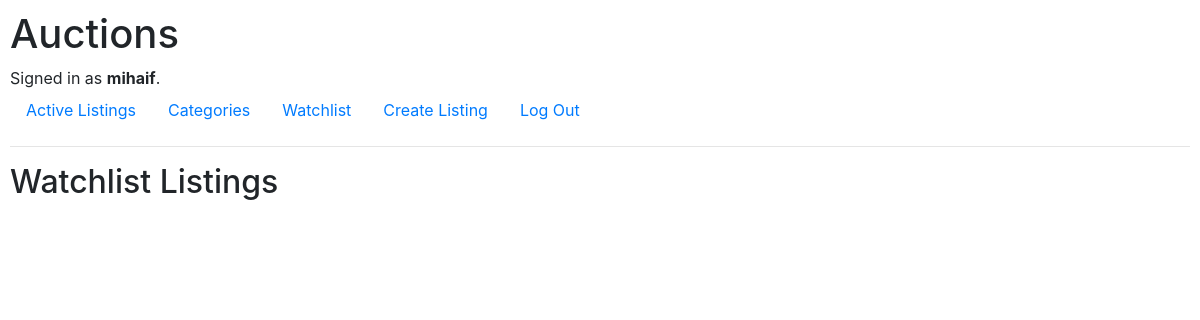
Before: /watchlist (signed in) with the older database file.
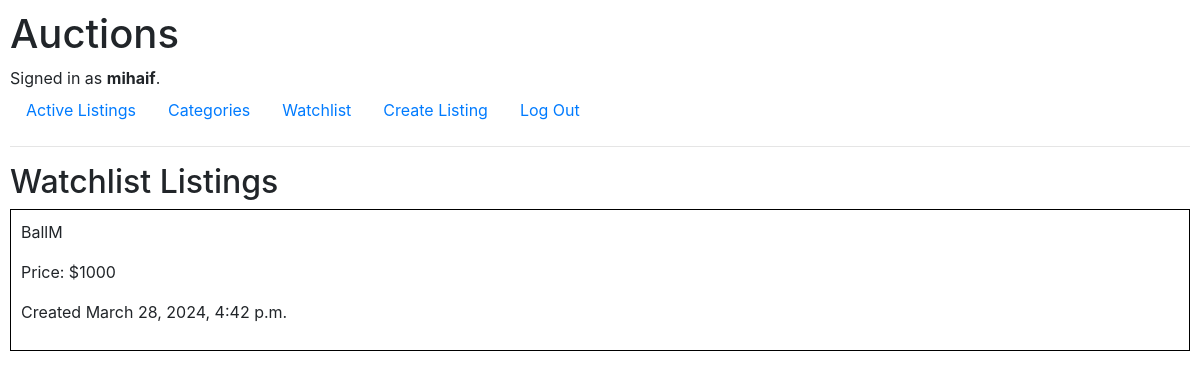
After: the same page with the newer database file.
### auctions/models.py (models this page shows, shortened)
class User(AbstractUser):
    pass

class Watchlist(models.Model):
    id = id = models.BigAutoField(primary_key=True)
    watchlist_user = models.ForeignKey(User, on_delete=models.CASCADE, related_name="watchlist_items")
    watchlist_auction = models.ForeignKey(AuctionListing, on_delete=models.CASCADE, related_name="watchlist_listings")

class AuctionListing(models.Model):
    id = models.BigAutoField(primary_key=True)
    auctioneer = models.ForeignKey(User, on_delete=models.CASCADE, related_name="listings", default=1)
    title = models.CharField(max_length=64)
    description = models.CharField(max_length=255)
    starting_bid = models.IntegerField()
    date_created = models.DateTimeField(auto_now_add=True)
    image_url = models.URLField(blank=True, null=True)
    category = models.ForeignKey(Category, on_delete=models.CASCADE, related_name="auctions")

### auctions/views.py (the view)
# urls.py: path("watchlist", views.watchlist_view, name="watchlist_view"),
@login_required
def watchlist_view(request):
    watchlist_items = Watchlist.objects.filter(watchlist_user=request.user).order_by("id")
    return render(request, "auctions/watchlist.html", {
        "watchlist_items": watchlist_items
    })

### auctions/templates/auctions/watchlist.html
{% extends "auctions/layout.html" %}
{% block body %}
    <h2>Watchlist Listings</h2>
    <div>
        {% for watchlist_item in watchlist_items %}
            <a href="{% url 'listing_view' watchlist_item.watchlist_auction.id%}" class="auction-link">
                <div class="auction">
                    <p>{{ watchlist_item.watchlist_auction.title }}</p>
                    <p>Price: ${{ watchlist_item.watchlist_auction.starting_bid }}</p>
                    <p>Created {{ watchlist_item.watchlist_auction.date_created }}</p>
                </div>
            </a>
        {% endfor %}
    </div>
{% endblock %}

### auctions/templates/auctions/layout.html (shortened to what this page needs)
{% load static %}
<!DOCTYPE html>
<html lang="en">
    <head>
        <link rel="stylesheet" href="https://stackpath.bootstrapcdn.com/bootstrap/4.4.1/css/bootstrap.min.css">
        <link href="{% static 'auctions/styles.css' %}" rel="stylesheet">
    </head>
    <body>
        <h1>Auctions</h1>
        <div>
            {% if user.is_authenticated %}
                Signed in as <strong>{{ user.username }}</strong>.
            {% else %}
                Not signed in.
            {% endif %}
        </div>
        <ul class="nav">
            <li class="nav-item">
                <a class="nav-link" href="{% url 'index' %}">Active Listings</a>
            </li>
            {% if user.is_authenticated %}
                <li class="nav-item">
                    <a class="nav-link" href="">Categories</a>
                </li>
                <li class="nav-item">
                    <a class="nav-link" href="{% url 'watchlist_view' %}">Watchlist</a>
                </li>
                <li class="nav-item">
                    <a class="nav-link" href="{% url 'create_listing' %}">Create Listing</a>
                </li>
                <li class="nav-item">
                    <a class="nav-link" href="{% url 'logout' %}">Log Out</a>
                </li>
            {% endif %}
        </ul>
        <hr>
        {% block body %}
        {% endblock %}
    </body>
</html>

### auctions/static/auctions/styles.css (style rules this page uses)
body { padding: 10px; }
.auction { border: 1px solid black; padding: 10px; margin-bottom: 10px; }
a.auction-link { text-decoration: none; color: inherit; }

Changed rows visible on the page:
added Watchlist: watchlist_auction "BallM", watchlist_auction.starting_bid "1000", watchlist_auction.date_created "March 28, 2024, 4:42 p.m."
